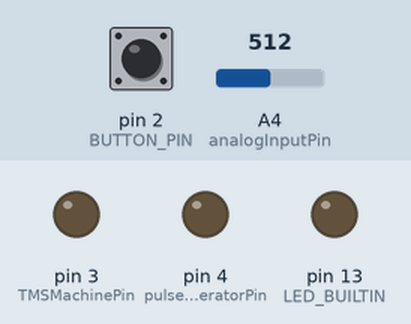
Simulated run of this sketch. Board: Arduino Uno, built with avr-gcc and run on an emulated ATmega328P. Shown: output pins drawn as LEDs (lit = HIGH). The inputs (shaded band) are chosen by the test bench; at power-on: pin 2 (BUTTON_PIN) HIGH, A4 (analogInputPin) = 512. Random numbers use the default seed unless the sketch sets one; what the sketch prints to the serial monitor is not drawn.

Above: at 1.4 s.
1.5 s: pin 2 (BUTTON_PIN) pulled LOW for 0.35 s
At 2.2 s:
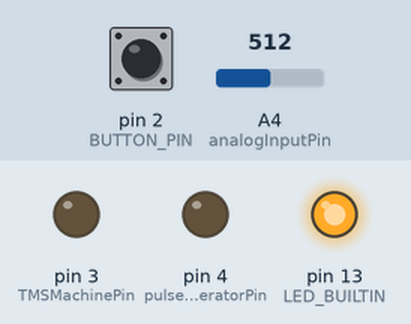
Timing chart, 0 to 9.2 s (numbered marks = the images above; inputs shaded):
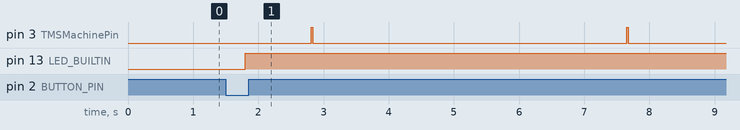

The sketch:

SEP-TMS.ino
```cpp
#define BUTTON_PIN 2

#define pulseGeneratorPin 4
#define TMSMachinePin 3

const int analogInputPin = A4; // analog input pin
const float threshold = 2.0; // threshold voltage for analog input
const int trials = 25; // number of trials
const int key_delay = 300;


void setup()
{
  Serial.begin(9600);

  pinMode(BUTTON_PIN, INPUT_PULLUP);

  pinMode(LED_BUILTIN, OUTPUT);
  digitalWrite(LED_BUILTIN, LOW);

  pinMode(pulseGeneratorPin, OUTPUT);
  pinMode(TMSMachinePin, OUTPUT);
}


// the loop function runs over and over again forever
void loop() {

  digitalWrite(pulseGeneratorPin, LOW);
  digitalWrite(TMSMachinePin, LOW);

  byte buttonstate = digitalRead(BUTTON_PIN);
  delay(key_delay);


  if(buttonstate == LOW){

    digitalWrite(LED_BUILTIN, HIGH);
    delay(1000);

    for (int i = 0; i < trials; i++) {

      //digitalWrite(LED_BUILTIN, LOW);  // turn the LED on (HIGH is the voltage level)
      //delay(1000);                      // wait for a second
      //digitalWrite(LED_BUILTIN, HIGH);   // turn the LED off by making the voltage LOW
      //delay(1000);

      //byte buttonState = digitalRead(BUTTON_PIN);
      //if(buttonState == LOW){
          //break;
      //}

      Serial.println("Current trial is: ");
      Serial.println(i + 1);

      triggerPulseGenerator();

      float delayTime = 4.0 + random(0, 1000) / 1000.0; // random delay between 4 and 5 seconds
      delay(delayTime * 1000);

    }

    digitalWrite(LED_BUILTIN, LOW);

  }
}


void triggerPulseGenerator() {
  digitalWrite(pulseGeneratorPin, HIGH); // activate pulse generator
  while (analogRead(analogInputPin) < threshold * 1024.0 / 5.0) {} // wait for threshold crossing
  digitalWrite(pulseGeneratorPin, LOW); // deactivate pulse generator
  delay(14); // wait for 14 ms
  digitalWrite(TMSMachinePin, HIGH); // activate TMS machine
  delay(20); // wait for 20 ms
  digitalWrite(TMSMachinePin, LOW); // deactivate TMS machine
}
```

Measured:
- after the input at 1.5 s, pin 3 (TMSMachinePin): alternates HIGH for 0.02 s and LOW for 4.8 s, starting after 1.3 s; pin 13 (LED_BUILTIN): LOW → HIGH after 0.30 s
